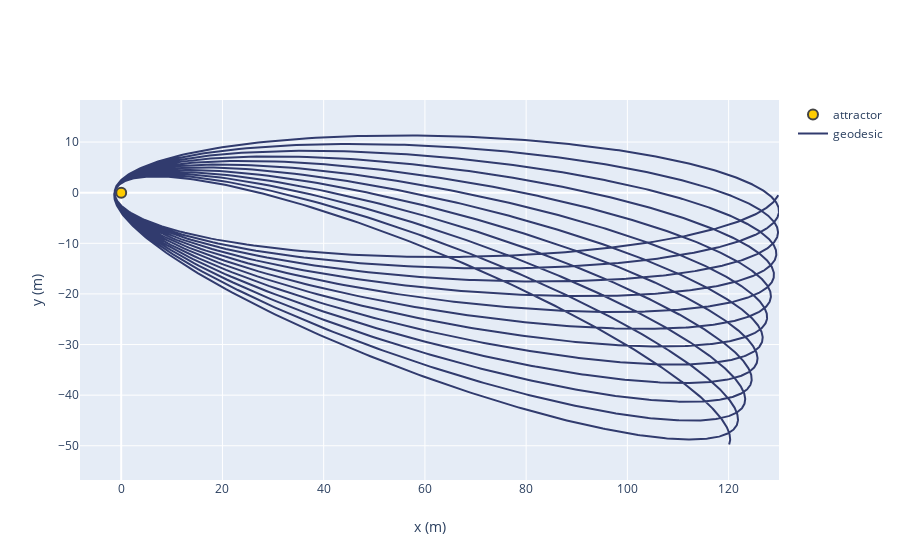

This figure's notebook cell:
### Markdown cell above
### Plotting the trajectory

### Code cell
obj = GeodesicPlotter()
obj.plot(geodesic)
obj.show()

### Figure 1 — Plotly figure (JSON) as saved in the notebook; plotly's stock layout.template omitted (floating-point values rounded to 4 significant figures; data arrays with more than 128 entries replaced by an {"elided": "..."} marker saying what was removed)
{"data": [{"marker": {"color": "#ffcc00", "line": {"width": 2}, "size": 10}, "mode": "markers", "name": "attractor", "type": "scatter", "x": [0], "y": [0]}, {"marker": {"color": "#313b6e", "line": {"width": 2}, "size": 5}, "mode": "lines", "name": "geodesic", "type": "scatter", "x": {"elided": "6463 float values"}, "y": {"elided": "6463 float values"}}], "layout": {"autosize": true, "xaxis": {"constrain": "domain", "title": {"text": "x (m)"}}, "yaxis": {"scaleanchor": "x", "title": {"text": "y (m)"}}}}
